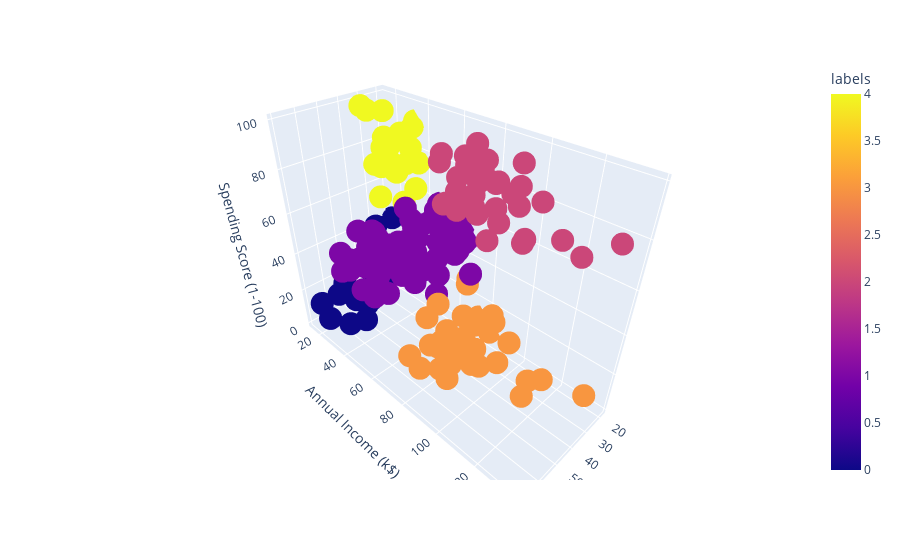

The notebook cell this image was saved under:
### Code cell
import plotly.express as px
ax=px.scatter_3d(data_frame=X,x='Age',y='Annual Income (k$)',z='Spending Score (1-100)',color='labels')
ax.show()

### Figure 1 — Plotly figure (JSON) as saved in the notebook; plotly's stock layout.template omitted (floating-point values rounded to 4 significant figures; data arrays with more than 128 entries replaced by an {"elided": "..."} marker saying what was removed)
{"data": [{"hovertemplate": "Age=%{x}<br>Annual Income (k$)=%{y}<br>Spending Score (1-100)=%{z}<br>labels=%{marker.color}<extra></extra>", "legendgroup": "", "marker": {"color": {"elided": "200 int values"}, "coloraxis": "coloraxis", "symbol": "circle"}, "mode": "markers", "name": "", "scene": "scene", "showlegend": false, "type": "scatter3d", "x": {"elided": "200 int values"}, "y": {"elided": "200 int values"}, "z": {"elided": "200 int values"}}], "layout": {"coloraxis": {"colorbar": {"title": {"text": "labels"}}, "colorscale": [[0, "#0d0887"], [0.1111, "#46039f"], [0.2222, "#7201a8"], [0.3333, "#9c179e"], [0.4444, "#bd3786"], [0.5556, "#d8576b"], [0.6667, "#ed7953"], [0.7778, "#fb9f3a"], [0.8889, "#fdca26"], [1, "#f0f921"]]}, "legend": {"tracegroupgap": 0}, "margin": {"t": 60}, "scene": {"domain": {"x": [0, 1], "y": [0, 1]}, "xaxis": {"title": {"text": "Age"}}, "yaxis": {"title": {"text": "Annual Income (k$)"}}, "zaxis": {"title": {"text": "Spending Score (1-100)"}}}}}
